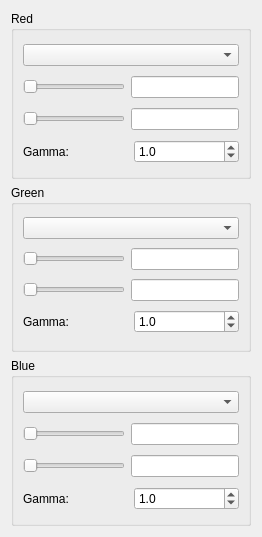
       <widget class="QWidget" name="scrollAreaWidgetContents_8">
        <property name="geometry">
         <rect>
          <x>0</x>
          <y>0</y>
          <width>262</width>
          <height>537</height>
         </rect>
        </property>
        <layout class="QVBoxLayout" name="verticalLayout_33">
         <item>
          <widget class="QGroupBox" name="redGroupBox">
           <property name="title">
            <string>Red</string>
           </property>
           <layout class="QVBoxLayout" name="verticalLayout_6">
            <item>
             <widget class="QNoScrollComboBox" name="comboRed">
              <property name="toolTip">
               <string>Red</string>
              </property>
              <property name="statusTip">
               <string>Red channel</string>
              </property>
             </widget>
            </item>
            <item>
             <layout class="QHBoxLayout" name="horizontalLayout_3">
              <item>
               <widget class="QNoScrollSlider" name="slideMinRed">
                <property name="sizePolicy">
                 <sizepolicy hsizetype="MinimumExpanding" vsizetype="Fixed">
                  <horstretch>0</horstretch>
                  <verstretch>0</verstretch>
                 </sizepolicy>
                </property>
                <property name="toolTip">
                 <string>value at 0% red</string>
                </property>
                <property name="maximum">
                 <number>32767</number>
                </property>
                <property name="orientation">
                 <enum>Qt::Horizontal</enum>
                </property>
               </widget>
              </item>
              <item>
               <widget class="QLineEdit" name="editMinRed">
                <property name="sizePolicy">
                 <sizepolicy hsizetype="Fixed" vsizetype="Fixed">
                  <horstretch>0</horstretch>
                  <verstretch>0</verstretch>
                 </sizepolicy>
                </property>
                <property name="minimumSize">
                 <size>
                  <width>80</width>
                  <height>0</height>
                 </size>
                </property>
               </widget>
              </item>
             </layout>
            </item>
            <item>
             <layout class="QHBoxLayout" name="horizontalLayout_4">
              <item>
               <widget class="QNoScrollSlider" name="slideMaxRed">
                <property name="sizePolicy">
                 <sizepolicy hsizetype="MinimumExpanding" vsizetype="Fixed">
                  <horstretch>0</horstretch>
                  <verstretch>0</verstretch>
                 </sizepolicy>
                </property>
                <property name="toolTip">
                 <string>value at 100% red</string>
                </property>
                <property name="maximum">
                 <number>32767</number>
                </property>
                <property name="orientation">
                 <enum>Qt::Horizontal</enum>
                </property>
               </widget>
              </item>
              <item>
               <widget class="QLineEdit" name="editMaxRed">
                <property name="sizePolicy">
                 <sizepolicy hsizetype="Fixed" vsizetype="Fixed">
                  <horstretch>0</horstretch>
                  <verstretch>0</verstretch>
                 </sizepolicy>
                </property>
                <property name="minimumSize">
                 <size>
                  <width>80</width>
                  <height>0</height>
                 </size>
                </property>
               </widget>
              </item>
             </layout>
            </item>
            <item>
             <layout class="QHBoxLayout" name="horizontalLayout_5">
              <item>
               <widget class="QLabel" name="redGammaLabel">
                <property name="text">
                 <string>Gamma: </string>
                </property>
               </widget>
              </item>
              <item>
               <widget class="QNoScrollDoubleSpinBox" name="redGammaSpinBox">
                <property name="decimals">
                 <number>1</number>
                </property>
                <property name="maximum">
                 <double>5.000000000000000</double>
                </property>
                <property name="singleStep">
                 <double>0.100000000000000</double>
                </property>
                <property name="value">
                 <double>1.000000000000000</double>
                </property>
               </widget>
              </item>
             </layout>
            </item>
           </layout>
          </widget>
         </item>
         <item>
          <widget class="QGroupBox" name="greenGroupBox">
           <property name="title">
            <string>Green</string>
           </property>
           <layout class="QVBoxLayout" name="verticalLayout_7">
            <item>
             <widget class="QNoScrollComboBox" name="comboGreen">
              <property name="sizePolicy">
               <sizepolicy hsizetype="MinimumExpanding" vsizetype="Fixed">
                <horstretch>0</horstretch>
                <verstretch>0</verstretch>
               </sizepolicy>
              </property>
              <property name="toolTip">
               <string>Green</string>
              </property>
              <property name="statusTip">
               <string>Red channel</string>
              </property>
             </widget>
            </item>
            <item>
             <layout class="QHBoxLayout" name="horizontalLayout_43">
              <item>
               <widget class="QNoScrollSlider" name="slideMinGreen">
                <property name="sizePolicy">
                 <sizepolicy hsizetype="MinimumExpanding" vsizetype="Fixed">
                  <horstretch>0</horstretch>
                  <verstretch>0</verstretch>
                 </sizepolicy>
                </property>
                <property name="toolTip">
                 <string>value at 0% green</string>
                </property>
                <property name="maximum">
                 <number>32767</number>
                </property>
                <property name="orientation">
                 <enum>Qt::Horizontal</enum>
                </property>
               </widget>
              </item>
              <item>
               <widget class="QLineEdit" name="editMinGreen">
                <property name="sizePolicy">
                 <sizepolicy hsizetype="Fixed" vsizetype="Fixed">
                  <horstretch>0</horstretch>
                  <verstretch>0</verstretch>
                 </sizepolicy>
                </property>
                <property name="minimumSize">
                 <size>
                  <width>80</width>
                  <height>0</height>
                 </size>
                </property>
               </widget>
              </item>
             </layout>
            </item>
            <item>
             <layout class="QHBoxLayout" name="horizontalLayout_44">
              <item>
               <widget class="QNoScrollSlider" name="slideMaxGreen">
                <property name="sizePolicy">
                 <sizepolicy hsizetype="MinimumExpanding" vsizetype="Fixed">
                  <horstretch>0</horstretch>
                  <verstretch>0</verstretch>
                 </sizepolicy>
                </property>
                <property name="toolTip">
                 <string>value at 100% green</string>
                </property>
                <property name="maximum">
                 <number>32767</number>
                </property>
                <property name="orientation">
                 <enum>Qt::Horizontal</enum>
                </property>
               </widget>
              </item>
              <item>
               <widget class="QLineEdit" name="editMaxGreen">
                <property name="sizePolicy">
                 <sizepolicy hsizetype="Fixed" vsizetype="Fixed">
                  <horstretch>0</horstretch>
                  <verstretch>0</verstretch>
                 </sizepolicy>
                </property>
                <property name="minimumSize">
                 <size>
                  <width>80</width>
                  <height>0</height>
                 </size>
                </property>
               </widget>
              </item>
             </layout>
            </item>
            <item>
             <layout class="QHBoxLayout" name="horizontalLayout_6">
              <item>
               <widget class="QLabel" name="greenGammaLabel">
                <property name="text">
                 <string>Gamma: </string>
                </property>
               </widget>
              </item>
              <item>
               <widget class="QNoScrollDoubleSpinBox" name="greenGammaSpinBox">
                <property name="decimals">
                 <number>1</number>
                </property>
                <property name="maximum">
                 <double>5.000000000000000</double>
                </property>
                <property name="singleStep">
                 <double>0.100000000000000</double>
                </property>
                <property name="value">
                 <double>1.000000000000000</double>
                </property>
               </widget>
              </item>
             </layout>
            </item>
           </layout>
          </widget>
         </item>
         <item>
          <widget class="QGroupBox" name="blueGroupBox">
           <property name="title">
            <string>Blue</string>
           </property>
           <layout class="QVBoxLayout" name="verticalLayout_8">
            <item>
             <widget class="QNoScrollComboBox" name="comboBlue">
              <property name="sizePolicy">
               <sizepolicy hsizetype="MinimumExpanding" vsizetype="Fixed">
                <horstretch>0</horstretch>
                <verstretch>0</verstretch>
               </sizepolicy>
              </property>
              <property name="toolTip">
               <string>Red</string>
              </property>
              <property name="statusTip">
               <string>Red channel</string>
              </property>
             </widget>
            </item>
            <item>
             <layout class="QHBoxLayout" name="horizontalLayout_41">
              <item>
               <widget class="QNoScrollSlider" name="slideMinBlue">
                <property name="sizePolicy">
                 <sizepolicy hsizetype="MinimumExpanding" vsizetype="Fixed">
                  <horstretch>0</horstretch>
                  <verstretch>0</verstretch>
                 </sizepolicy>
                </property>
                <property name="toolTip">
                 <string>value at 0% blue</string>
                </property>
                <property name="maximum">
                 <number>32767</number>
                </property>
                <property name="orientation">
                 <enum>Qt::Horizontal</enum>
                </property>
               </widget>
              </item>
              <item>
               <widget class="QLineEdit" name="editMinBlue">
                <property name="sizePolicy">
                 <sizepolicy hsizetype="Fixed" vsizetype="Fixed">
                  <horstretch>0</horstretch>
                  <verstretch>0</verstretch>
                 </sizepolicy>
                </property>
                <property name="minimumSize">
                 <size>
                  <width>80</width>
                  <height>0</height>
                 </size>
                </property>
               </widget>
              </item>
             </layout>
            </item>
            <item>
             <layout class="QHBoxLayout" name="horizontalLayout_42">
              <item>
               <widget class="QNoScrollSlider" name="slideMaxBlue">
                <property name="sizePolicy">
                 <sizepolicy hsizetype="MinimumExpanding" vsizetype="Fixed">
                  <horstretch>0</horstretch>
                  <verstretch>0</verstretch>
                 </sizepolicy>
                </property>
                <property name="toolTip">
                 <string>value at 100% blue</string>
                </property>
                <property name="maximum">
                 <number>32767</number>
                </property>
                <property name="orientation">
                 <enum>Qt::Horizontal</enum>
                </property>
               </widget>
              </item>
              <item>
               <widget class="QLineEdit" name="editMaxBlue">
                <property name="sizePolicy">
                 <sizepolicy hsizetype="Fixed" vsizetype="Fixed">
                  <horstretch>0</horstretch>
                  <verstretch>0</verstretch>
                 </sizepolicy>
                </property>
                <property name="minimumSize">
                 <size>
                  <width>80</width>
                  <height>0</height>
                 </size>
                </property>
               </widget>
              </item>
             </layout>
            </item>
            <item>
             <layout class="QHBoxLayout" name="horizontalLayout_7">
              <item>
               <widget class="QLabel" name="blueGammaLabel">
                <property name="text">
                 <string>Gamma: </string>
                </property>
               </widget>
              </item>
              <item>
               <widget class="QNoScrollDoubleSpinBox" name="blueGammaSpinBox">
                <property name="decimals">
                 <number>1</number>
                </property>
                <property name="maximum">
                 <double>5.000000000000000</double>
                </property>
                <property name="singleStep">
                 <double>0.100000000000000</double>
                </property>
                <property name="value">
                 <double>1.000000000000000</double>
                </property>
               </widget>
              </item>
             </layout>
            </item>
           </layout>
          </widget>
         </item>
        </layout>
       </widget>
